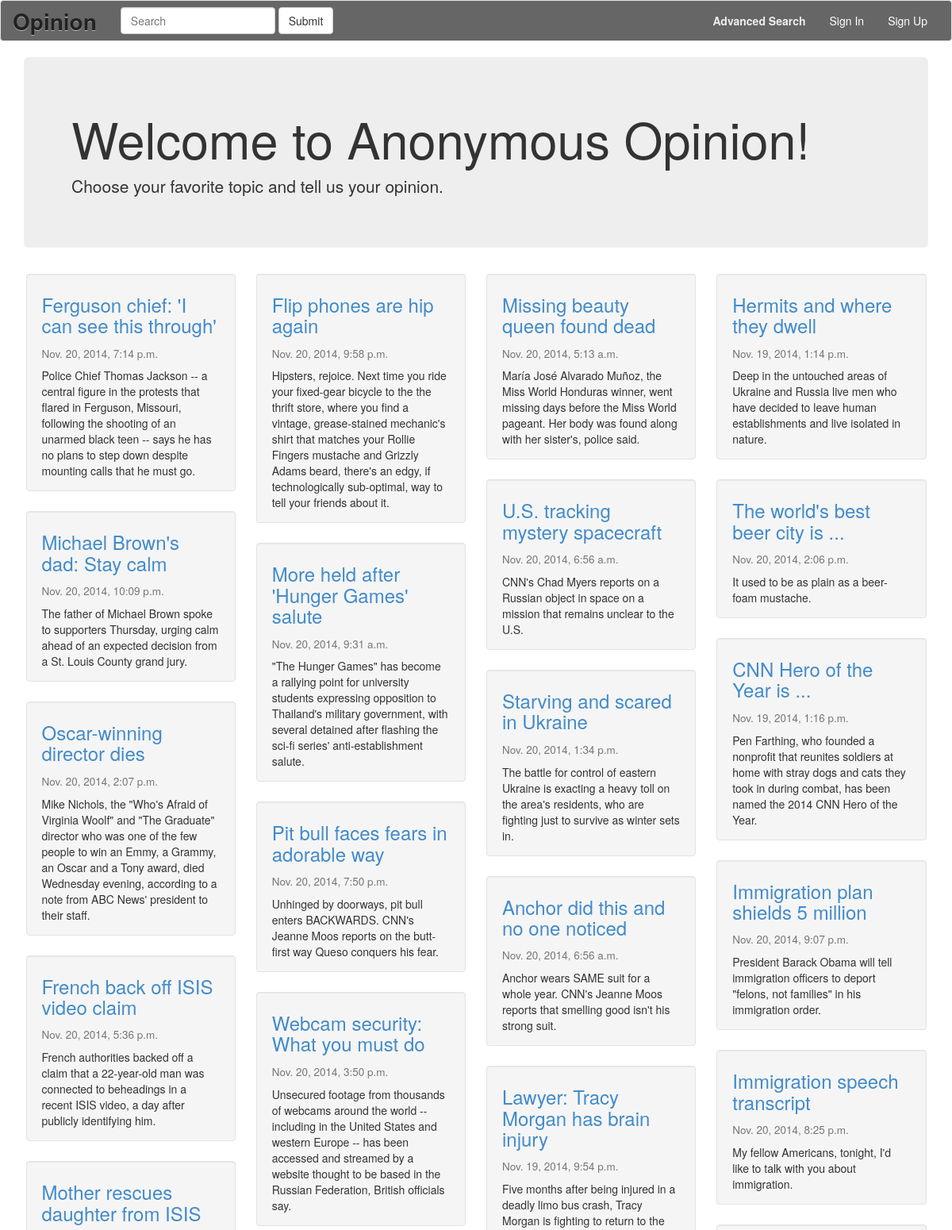
The page / (upper part) on the database its author committed.
### appopinion/models.py (models this page shows)
class Topic(models.Model):
    title = models.CharField(max_length=255)
    date = models.DateTimeField('date published')
    content = models.TextField()
    url = models.CharField(max_length=255)
    source = models.CharField(max_length=255)
    likecount = models.BigIntegerField(default=0)

### appopinion/views.py (the view)
# urls.py: url(r'^$', views.index, name='index'),
def index(request):
    page_str = '1'
    search_str = request.GET.get('search')
    if search_str is not None:
        topics = Topic.objects.filter(
                                            Q(title__contains=search_str) |
                                            Q(content__contains=search_str) |
                                            Q(url__contains=search_str) |
                                            Q(source__contains=search_str)
                                        )
    else:
        topics = Topic.objects.all()
        page_str = request.GET.get('page')
    context = getTopicListContext(topics, page_str)
    return render(request, 'appopinion/base.html', context)

### appopinion/template/appopinion/base.html (shortened to what this page needs)
{% load staticfiles %}
{% load dajaxice_templatetags %}
<!DOCTYPE html>
<html lang="en">
<head>
    <link rel="stylesheet" type="text/css" href="{% static 'appopinion/bootstrap.min.css' %}">
    <link rel="stylesheet" type="text/css" href="{% static 'appopinion/datepicker.css' %}">
    <link rel="stylesheet" type="text/css" href="{% static 'appopinion/datepicker3.css' %}">
    <link rel="stylesheet" type="text/css" href="{% static 'appopinion/opinion.css' %}">
</head>
<body>
<nav class="navbar navbar-default" role="navigation" style="background-color: #666;">
  <div class="container-fluid">
    <div class="navbar-header">
      <a class="navbar-brand" href="/" style="font-size:2em; color:#222; text-shadow:0px 1px 0px rgba(255,255,255,.5);"><b>Opinion</b>  </a>
    </div>
    <div class="collapse navbar-collapse" id="bs-example-navbar-collapse-1">
      <form class="navbar-form navbar-left" role="search">
        <div class="form-group">
          <input type="text" class="form-control" name="search" placeholder="Search">
        </div>
        <button type="submit" class="btn btn-default">Submit</button>
      </form>
      <ul class="nav navbar-nav navbar-right">
        <li><a style="color:#eee" href="/search/"><b>Advanced Search</b></a></li>
        {% if user.is_authenticated %}
          <li><a style="color:#eee">You are signed in as <b>{{user.username}}</b></a></li>
          <li><a style="color:#fff" href="/profile/">My Profile</a></li>
          <li><a style="color:#eee" href="/signout/">Sign Out</a></li>
        {% else %}
          <li><a style="color:#fff" href="/signin/">Sign In</a></li>
          <li><a style="color:#fff" href="/signup/">Sign Up</a></li>
        {% endif %}
      </ul>
    </div>
  </div>
</nav>
{% block content %}
<div class="container">
  	<div class="row">
  		<div class="container">
  		<div class="jumbotron">
  			<h1>Welcome to Anonymous Opinion!</h1>
  			<p>Choose your favorite topic and tell us your opinion.</p>
		</div>
		</div>
	</div>
</div>
{% include "appopinion/topiclist.html" %}
{% endblock %}
</body>
</html>

### appopinion/template/appopinion/topiclist.html (shortened to what this page needs)
<div class="container">
	<div class="pinrow">
	{% for topic in topic_list %}
      <div class="item">
        <div class="well">
          <a href="/topic_id={{topic.id }}"><h3>{{ topic.title | truncatewords:20 }}<br>
          <h4><small>{{ topic.date }}</small></h4></h3></a>
          <p> {{ topic.content | truncatewords:50}}</p>
        </div>
      </div>
 	{% endfor %}
	</div>
</div>

### appopinion/static/appopinion/opinion.css (style rules this page uses)
.pinrow { -moz-column-width: 16em; -webkit-column-width: 16em; -moz-column-gap: 1.5em; -webkit-column-gap: 1.5em; display: block; }
.item { display: inline-block; padding: .25rem; width: 100%; }
.well { padding-top: 5px; padding-bottom: 5px; position: relative; display: block; }

### rows shown on the page
Topic: title "Ferguson chief: 'I can see this through'", date "Nov. 20, 2014, 7:14 p.m.", content "Police Chief Thomas Jackson -- a central figure in the protests that flared in Ferguson, Missouri, following the shooting of an unarmed black teen -- says he has no plans to step down despite mounting calls that he must go."
Topic: title "Michael Brown's dad: Stay calm", date "Nov. 20, 2014, 10:09 p.m.", content "The father of Michael Brown spoke to supporters Thursday, urging calm ahead of an expected decision from a St. Louis County grand jury."
Topic: title "Oscar-winning director dies", date "Nov. 20, 2014, 2:07 p.m.", content "Mike Nichols, the \"Who's Afraid of Virginia Woolf\" and \"The Graduate\" director who was one of the few people to win an Emmy, a Grammy, an Oscar and a Tony award, died Wednesday evening, according to a note from ABC News' president to their staff."
Topic: title "French back off ISIS video claim", date "Nov. 20, 2014, 5:36 p.m.", content "French authorities backed off a claim that a 22-year-old man was connected to beheadings in a recent ISIS video, a day after publicly identifying him."
Topic: title "Mother rescues daughter from ISIS"
Topic: title "Flip phones are hip again", date "Nov. 20, 2014, 9:58 p.m.", content "Hipsters, rejoice. Next time you ride your fixed-gear bicycle to the the thrift store, where you find a vintage, grease-stained mechanic's shirt that matches your Rollie Fingers mustache and Grizzly Adams beard, there's an edgy, if technologically sub-optimal, way to tell your friends about it."
Topic: title "More held after 'Hunger Games' salute", date "Nov. 20, 2014, 9:31 a.m.", content "\"The Hunger Games\" has become a rallying point for university students expressing opposition to Thailand's military government, with several detained after flashing the sci-fi series' anti-establishment salute."
Topic: title "Pit bull faces fears in adorable way", date "Nov. 20, 2014, 7:50 p.m.", content "Unhinged by doorways, pit bull enters BACKWARDS. CNN's Jeanne Moos reports on the butt-first way Queso conquers his fear."
Topic: title "Webcam security: What you must do", date "Nov. 20, 2014, 3:50 p.m.", content "Unsecured footage from thousands of webcams around the world -- including in the United States and western Europe -- has been accessed and streamed by a website thought to be based in the Russian Federation, British officials say."
Topic: title "Missing beauty queen found dead", date "Nov. 20, 2014, 5:13 a.m.", content "María José Alvarado Muñoz, the Miss World Honduras winner, went missing days before the Miss World pageant. Her body was found along with her sister's, police said."
Topic: title "U.S. tracking mystery spacecraft", date "Nov. 20, 2014, 6:56 a.m.", content "CNN's Chad Myers reports on a Russian object in space on a mission that remains unclear to the U.S."
Topic: title "Starving and scared in Ukraine", date "Nov. 20, 2014, 1:34 p.m.", content "The battle for control of eastern Ukraine is exacting a heavy toll on the area's residents, who are fighting just to survive as winter sets in."
Topic: title "Anchor did this and no one noticed", date "Nov. 20, 2014, 6:56 a.m.", content "Anchor wears SAME suit for a whole year. CNN's Jeanne Moos reports that smelling good isn't his strong suit."
Topic: title "Lawyer: Tracy Morgan has brain injury", date "Nov. 19, 2014, 9:54 p.m."
Topic: title "Hermits and where they dwell", date "Nov. 19, 2014, 1:14 p.m.", content "Deep in the untouched areas of Ukraine and Russia live men who have decided to leave human establishments and live isolated in nature."
Topic: title "The world's best beer city is ...", date "Nov. 20, 2014, 2:06 p.m.", content "It used to be as plain as a beer-foam mustache."
Topic: title "CNN Hero of the Year is ...", date "Nov. 19, 2014, 1:16 p.m.", content "Pen Farthing, who founded a nonprofit that reunites soldiers at home with stray dogs and cats they took in during combat, has been named the 2014 CNN Hero of the Year."
Topic: title "Immigration plan shields 5 million", date "Nov. 20, 2014, 9:07 p.m.", content "President Barack Obama will tell immigration officers to deport \"felons, not families\" in his immigration order."
Topic: title "Immigration speech transcript", date "Nov. 20, 2014, 8:25 p.m.", content "My fellow Americans, tonight, I'd like to talk with you about immigration."
